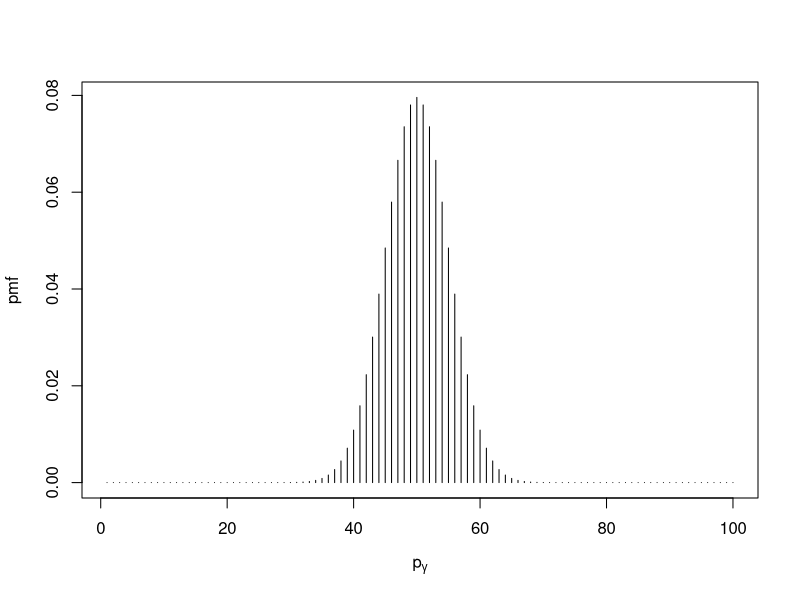
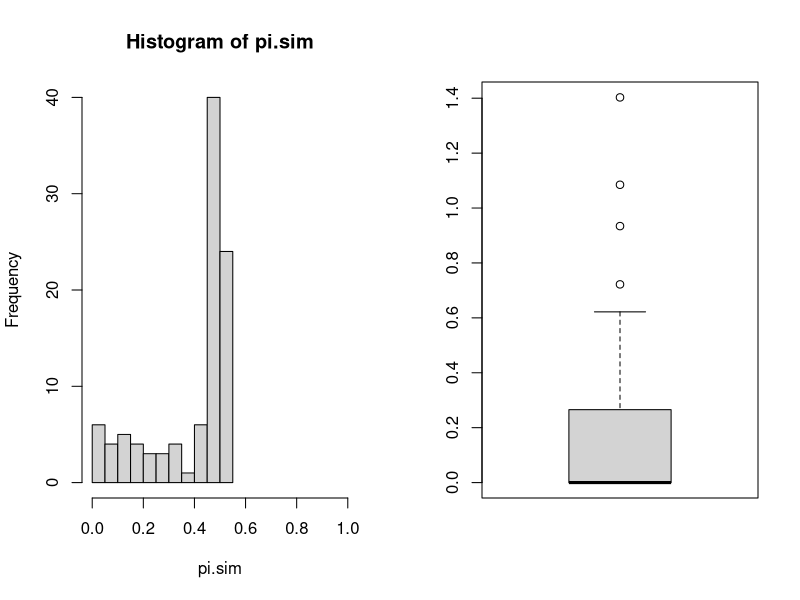

Here is the R script that generated these plots, in order:
## ---- chunk 1
# R options
options(
  htmltools.dir.version = FALSE, # for blogdown
  show.signif.stars = FALSE,     # for regression output
  warm = 1
  )
# Set dpi and height for images
library(knitr)
knitr::opts_chunk$set(fig.height = 2.65, dpi = 300,fig.align='center',fig.show='hold',size='footnotesize', small.mar=TRUE) 
# For nonsese...
htmltools::tagList(rmarkdown::html_dependency_font_awesome())
## ---- chunk 2
set.seed(42)
## ---- chunk 3
n = 100
p = 1:n
plot(p, dbinom(p, n, .5), xlab=expression(p[gamma]), ylab="pmf", type="h")
## ---- chunk 4
#| label: EM
#| include: false

tau.hat = function(y,gamma){
  max(0, sum(gamma*y^2)/sum(gamma) - 1)
}

pi.hat = function(gamma) {
  1 - mean(gamma)
}

gamma.hat = function(y, tau, pi) {
  o = ((1 - pi)/pi)*(exp(.5*y^2*tau/(1 + tau)))/sqrt(1 + tau)
  o/(1 + o)  
}
## ---- chunk 5
#| label: sim
#| include: false
#| cache: true


n.noise = seq(100, 100000, by = 1000)
n.noise = rep(100000,100)
nsim = length(n.noise)
tau.sim = rep(NA, nsim);  pi.sim = rep(NA, nsim)

tau.true = 0
for (s in 1:nsim) {
  y = cbind(rnorm(2, 0, sqrt(1 + tau.true)), rnorm(n.noise[s],0, 1))
  n = length(y)
  pi.0 = .5
  gamma = rbinom(n, size=1, prob=1-pi.0)

  for (t in 1:100) {
    pi.0 = pi.hat(gamma)
    tau = tau.hat(y, gamma)
    gamma = gamma.hat(y, tau, pi.0)
  }
  tau.sim[s] = tau
  pi.sim[s] = pi.0
}
par(mfrow=c(1,2)) 
  hist(pi.sim, xlim = c(0,1))
  boxplot(tau.sim)
